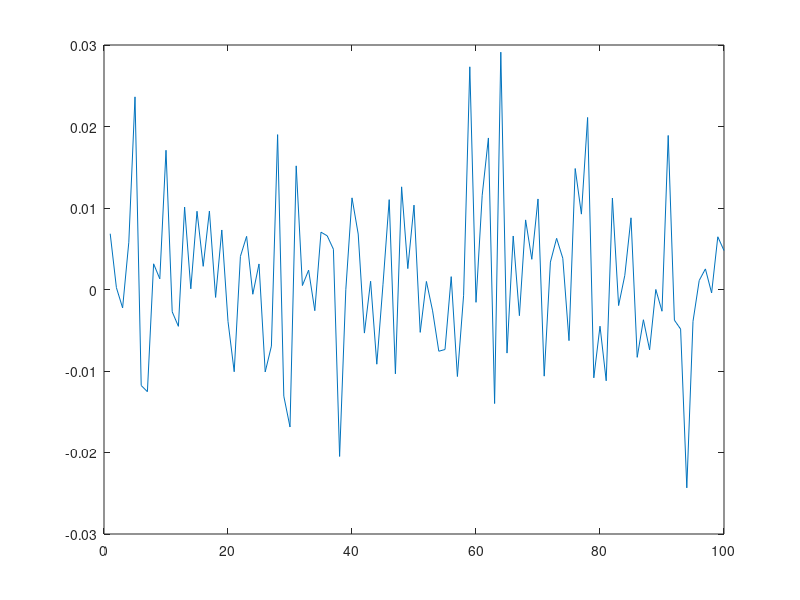
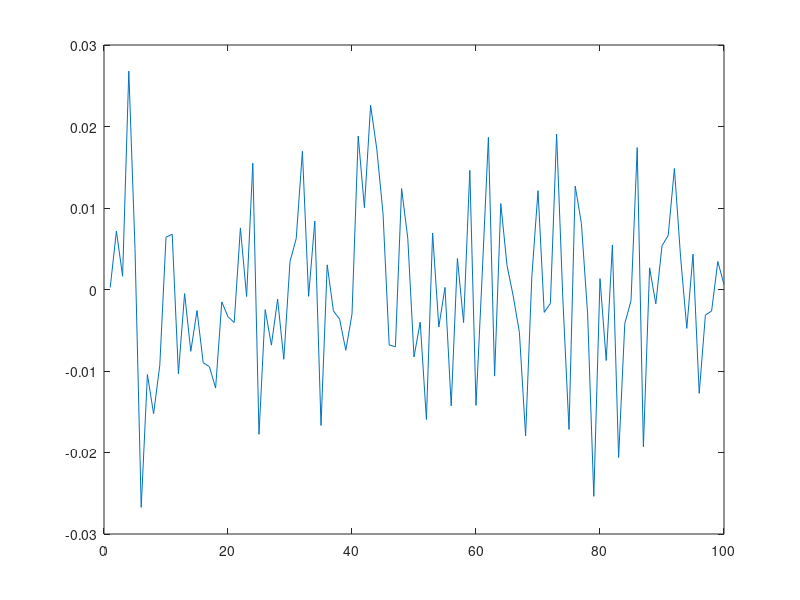
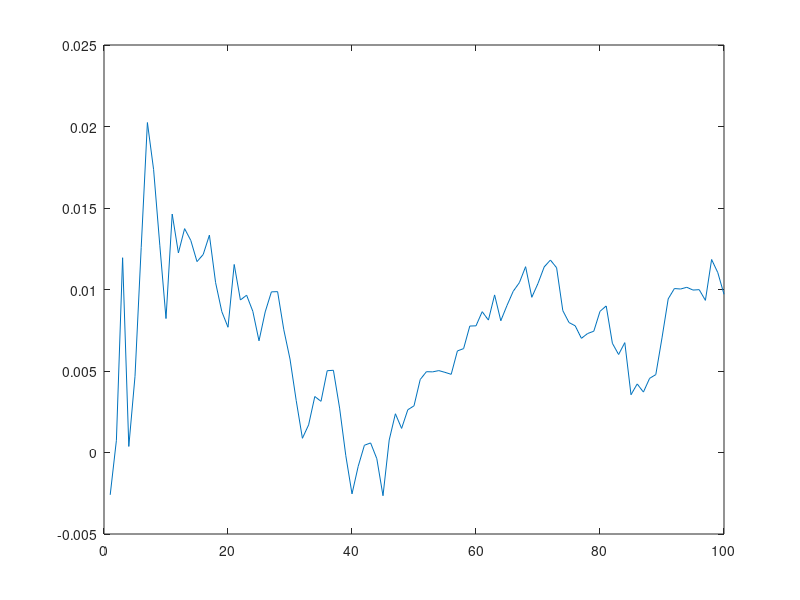

Write the MATLAB code that produced these figures, in order.
clear;clc;close all;


std=0.01;
gmean=0;


%-----------Independently from Normal Distribution------------
for i=1:100
    
    noise_old(i)=std*randn(1,1)+gmean;
    
end

figure
plot((1:length(noise_old)), noise_old)
%--------------------------------------------------------------


%-----------Coupling Matrix------------------------------------


C=zeros(100*6);

for i=1:100
    if((i-3)>=0)
        C((i-1)*6+1:(i)*6,(i-3)*6+1:(i-2)*6)=eye(6).*0.5;
    end
    if((i-2)>=0)
        C((i-1)*6+1:(i)*6,(i-2)*6+1:(i-1)*6)=eye(6).*0.75;
    end
    C((i-1)*6+1:(i)*6,(i-1)*6+1:(i)*6)=eye(6);
    if((i+1)<=100)
        C((i-1)*6+1:(i)*6,(i)*6+1:(i+1)*6)=eye(6).*0.75;
    end
    if((i+2)<=100)
        C((i-1)*6+1:(i)*6,(i+1)*6+1:(i+2)*6)=eye(6).*0.5;
    end
end

noise_old=std*randn(6*100,1)+gmean;

noise_new=C*noise_old;
count=0;

for i=1:size(noise_old, 1)
    
    if mod(i,6)==1
        count=count+1;
    noise1(count)=noise_old(i,1);
    end
end

figure
plot((1:length(noise1)), noise1)

%--------------------------------------------------------------





%-----------Wiener Process------------------------------------

noise_old=std*randn(6,100)+gmean;


for i=1:100
    
    noise_new(1:6,i)=sum(noise_old(1:6,1:i),2).*(1/sqrt(i));
    
    
end

figure
plot((1:length(noise_new(1,:))), noise_new(1,:))
%---------------------------------------------------------------

    
